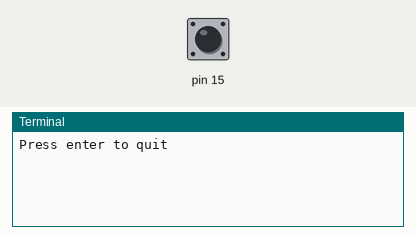
A program run on a simulated Raspberry Pi (header pin numbers). On the bench: the last lines printed to the terminal. The inputs (shaded band) are chosen by the test bench; at power-on: pin 15 LOW.

Above: at 1.2 s.
1.3 s: pin 15 pulled HIGH for 0.15 s
At 2.5 s:
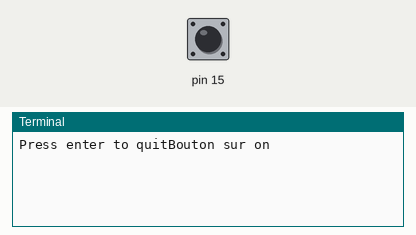
2.9 s: pin 15 pulled HIGH for 1 s
At 4.0 s:
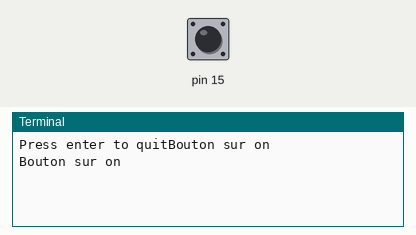

Measured:
- after the input at 1.3 s, the terminal: prints a new line at once (image 1)
- after the input at 2.9 s, the terminal: prints a new line at once (image 2)

The program:

button.py
```python
import RPi.GPIO as GPIO # Import Raspberry Pi GPIO library

def button_callback(channel):
        print("Bouton sur on")

GPIO.setwarnings(False) # Ignore warning
GPIO.setmode(GPIO.BOARD) # Use physical pins
GPIO.setup(15, GPIO.IN, pull_up_down=GPIO.PUD_DOWN)

GPIO.add_event_detect(15,GPIO.RISING,callback=button_callback) # Setup event

message = input("Press enter to quit") # Run until someone presses enter

GPIO.cleanup() # Clean up
```
